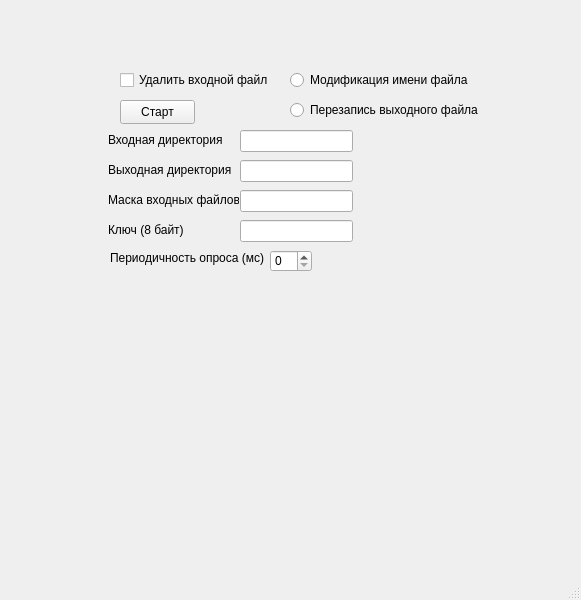
<?xml version="1.0" encoding="UTF-8"?>
<ui version="4.0">
 <class>MainWindow</class>
 <widget class="QMainWindow" name="MainWindow">
  <property name="geometry">
   <rect>
    <x>0</x>
    <y>0</y>
    <width>581</width>
    <height>600</height>
   </rect>
  </property>
  <property name="windowTitle">
   <string>File Modifier</string>
  </property>
  <widget class="QWidget" name="centralwidget">
   <widget class="QLabel" name="label">
    <property name="geometry">
     <rect>
      <x>108</x>
      <y>130</y>
      <width>131</width>
      <height>20</height>
     </rect>
    </property>
    <property name="text">
     <string>Входная директория</string>
    </property>
   </widget>
   <widget class="QLineEdit" name="inputPathLineEdit">
    <property name="geometry">
     <rect>
      <x>240</x>
      <y>130</y>
      <width>113</width>
      <height>22</height>
     </rect>
    </property>
    <property name="text">
     <string/>
    </property>
   </widget>
   <widget class="QLabel" name="label_2">
    <property name="geometry">
     <rect>
      <x>108</x>
      <y>160</y>
      <width>131</width>
      <height>20</height>
     </rect>
    </property>
    <property name="text">
     <string>Выходная директория</string>
    </property>
   </widget>
   <widget class="QLineEdit" name="outputPathLineEdit">
    <property name="geometry">
     <rect>
      <x>240</x>
      <y>160</y>
      <width>113</width>
      <height>22</height>
     </rect>
    </property>
   </widget>
   <widget class="QLabel" name="label_3">
    <property name="geometry">
     <rect>
      <x>108</x>
      <y>190</y>
      <width>131</width>
      <height>20</height>
     </rect>
    </property>
    <property name="text">
     <string>Маска входных файлов</string>
    </property>
   </widget>
   <widget class="QLineEdit" name="fileMaskLineEdit">
    <property name="geometry">
     <rect>
      <x>240</x>
      <y>190</y>
      <width>113</width>
      <height>22</height>
     </rect>
    </property>
   </widget>
   <widget class="QLabel" name="label_4">
    <property name="geometry">
     <rect>
      <x>108</x>
      <y>220</y>
      <width>131</width>
      <height>20</height>
     </rect>
    </property>
    <property name="text">
     <string>Ключ (8 байт)</string>
    </property>
   </widget>
   <widget class="QLineEdit" name="keyLineEdit">
    <property name="geometry">
     <rect>
      <x>240</x>
      <y>220</y>
      <width>113</width>
      <height>22</height>
     </rect>
    </property>
   </widget>
   <widget class="QCheckBox" name="deleteInputCheckBox">
    <property name="geometry">
     <rect>
      <x>120</x>
      <y>70</y>
      <width>151</width>
      <height>20</height>
     </rect>
    </property>
    <property name="text">
     <string>Удалить входной файл</string>
    </property>
   </widget>
   <widget class="QRadioButton" name="overwriteRadioButton">
    <property name="geometry">
     <rect>
      <x>290</x>
      <y>70</y>
      <width>191</width>
      <height>20</height>
     </rect>
    </property>
    <property name="text">
     <string>Модификация имени файла</string>
    </property>
   </widget>
   <widget class="QRadioButton" name="overwriteRadioButton_2">
    <property name="geometry">
     <rect>
      <x>290</x>
      <y>100</y>
      <width>191</width>
      <height>20</height>
     </rect>
    </property>
    <property name="text">
     <string>Перезапись выходного файла</string>
    </property>
   </widget>
   <widget class="QLabel" name="label_5">
    <property name="geometry">
     <rect>
      <x>110</x>
      <y>250</y>
      <width>171</width>
      <height>16</height>
     </rect>
    </property>
    <property name="text">
     <string>Периодичность опроса (мс)</string>
    </property>
   </widget>
   <widget class="QSpinBox" name="timerIntervalSpinBox">
    <property name="geometry">
     <rect>
      <x>270</x>
      <y>250</y>
      <width>42</width>
      <height>22</height>
     </rect>
    </property>
   </widget>
   <widget class="QPushButton" name="startButton">
    <property name="geometry">
     <rect>
      <x>120</x>
      <y>100</y>
      <width>75</width>
      <height>24</height>
     </rect>
    </property>
    <property name="text">
     <string>Старт</string>
    </property>
   </widget>
  </widget>
  <widget class="QMenuBar" name="menubar">
   <property name="geometry">
    <rect>
     <x>0</x>
     <y>0</y>
     <width>581</width>
     <height>22</height>
    </rect>
   </property>
  </widget>
  <widget class="QStatusBar" name="statusbar"/>
 </widget>
 <resources/>
 <connections/>
</ui>
